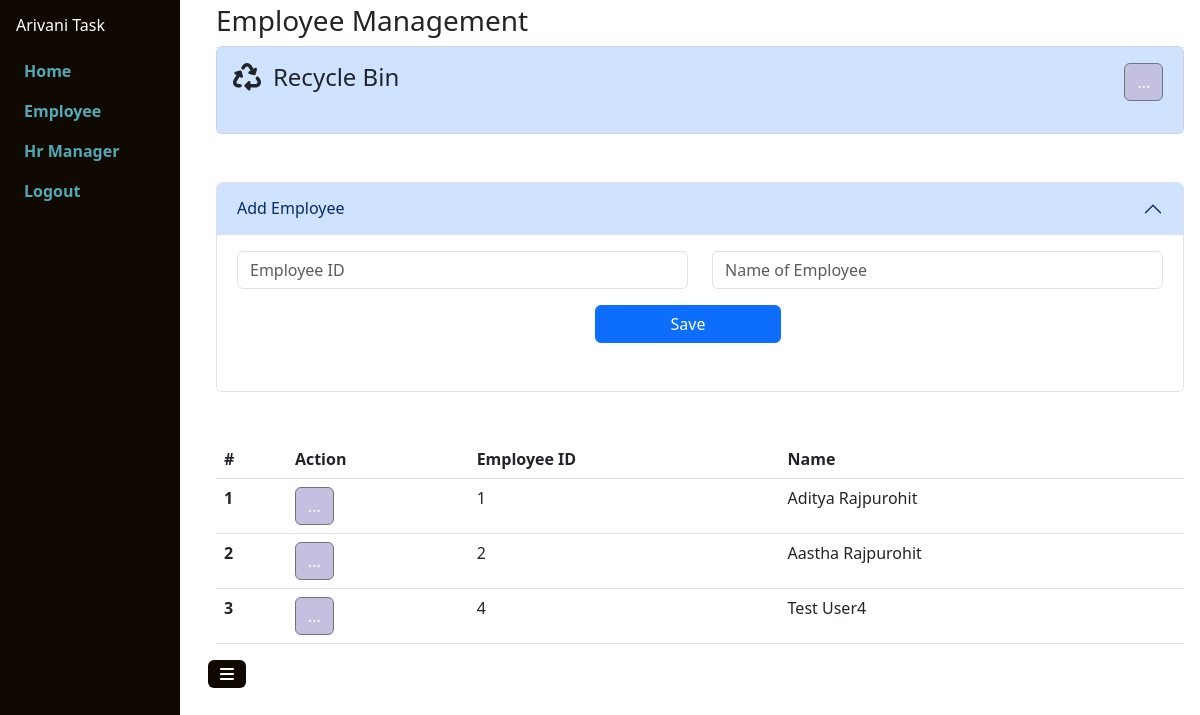
The page /employee/employeePage/ (signed in) on the database as committed earlier.
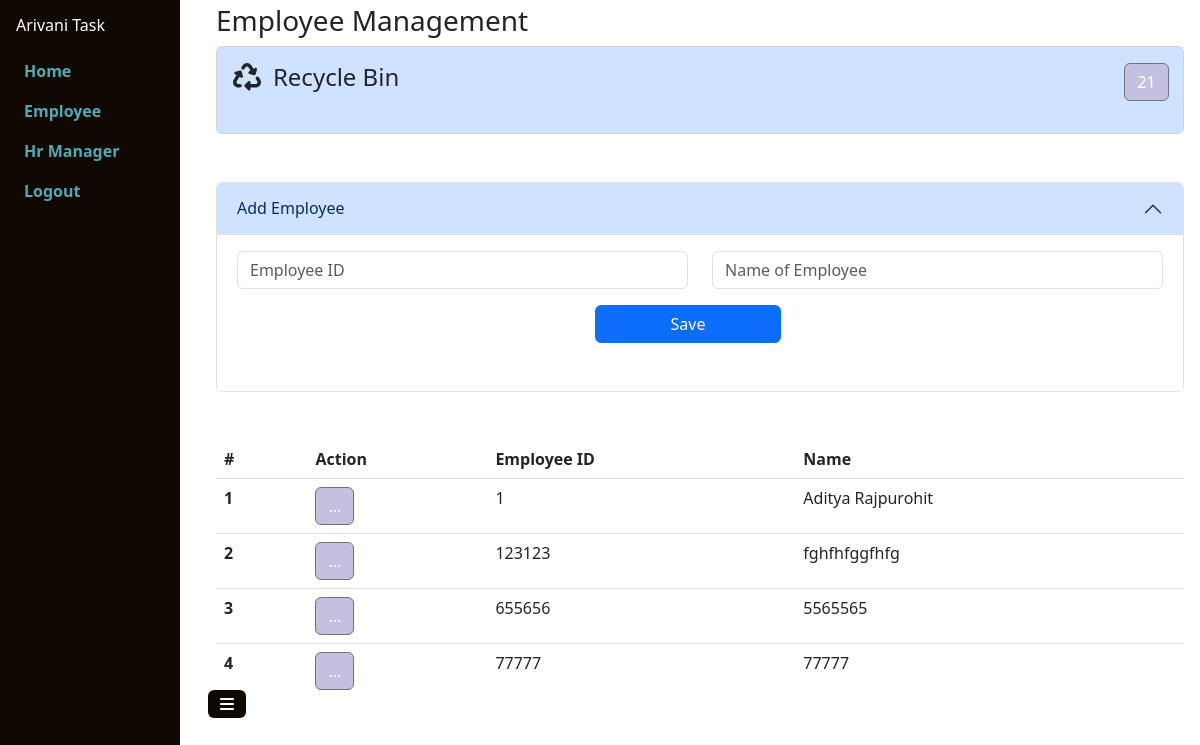
The same page on the database as committed later.
### employee/models.py (models this page shows, shortened)
class Employee(models.Model):
    employeeID=models.IntegerField()
    name=models.CharField(max_length=70)
    is_deleted=models.BooleanField(default=0)
    created_by=models.ForeignKey(User, on_delete=models.CASCADE,related_name="created_employee",null=True)
    updated_by=models.ForeignKey(User, on_delete=models.CASCADE,related_name="updated_employee",null=True)
    created_at=models.DateTimeField(auto_now_add=True,null=True)
    updated_at = models.DateTimeField(null=True)
    deleted_at = models.DateTimeField(null=True)
    deleted_by = models.ForeignKey(User, on_delete=models.CASCADE,related_name="deleted_employee",null=True)
    restored_at = models.DateTimeField(null=True)
    restored_by = models.ForeignKey(User, on_delete=models.CASCADE,related_name="restored_employee",null=True)
    status = models.BooleanField(default=True)

### employee/views.py (the view)
# urls.py: path("employeePage/",employeePage,name="employeePage"),
def employeePage(request):
    if request.user.is_authenticated:
        logged_in_user=request.user.id
        if request.method == 'GET':  # Corrected method check
            employees = Employee.objects.all().filter(is_deleted=0,created_by=logged_in_user)
            employees_deleted = Employee.objects.all().filter(is_deleted=1,created_by=logged_in_user).count()
            data = {
                'employees': employees,
                'employees_deleted':employees_deleted
                }
            return render(request, 'Employee/employee.html', data)
    else:
        return redirect("loginUserPage")

### templates/Employee/employee.html (shortened to what the changed rows need)
{% extends "base/base.html" %}
{% load static %}
{% block content %}
<link href="{% static 'css/employee/employee.css' %}" rel="stylesheet"/>
<div class="container">
  <div class="card">
    <div class="card-body" style="background:#CFE2FF;">
      <div class="row">
        <div class="col-sm-5">
          <div class="row">
            <div class="col-sm-2">
              <form action="{% url 'recycleBinPage_emp' %}" method="GET">
                <button class="btn btn-secondary " style="background:#c4c1e0" type="submit" aria-expanded="false">
                  {% if employees_deleted %}
                  {{employees_deleted}}
                  {% else %}
                  ...
                  {% endif %}
                </button>
              </form>
            </div>
          </div>
        </div>
      </div>
    </div>
  </div>
    <div class="row mt-5">
        <div class="accordion" id="accordionExample">
            <div class="accordion-item">
              <h2 class="accordion-header" id="headingOne">
                <button class="accordion-button" id="acc_title" type="button" data-bs-toggle="collapse" data-bs-target="#collapseOne" aria-expanded="true" aria-controls="collapseOne">
                  {% if update %}
                  Update Employee
                  {% else %}
                  Add Employee
                  {% endif %}
                </button>
              </h2>
            </div>
        </div>
    </div>
    <div class="row mt-5">
        {% if employees %}
        <div class="table-responsive scrollable-table">
          <table class="table">
            <thead>
              <tr>
                <th scope="col">#</th>
                <th scope="col">Action</th>
                <th scope="col">Employee ID</th>
                <th scope="col">Name</th>
              </tr>
            </thead>
            <tbody id="table_data">
                {% for item in employees %}
                <tr>
                    <th scope="row">{{forloop.counter}}</th>
                    <td>
                        <div class="dropdown">
                            <button class="btn btn-secondary " style="background:#c4c1e0" type="button" data-bs-toggle="dropdown" aria-expanded="false">
                              ...
                            </button>
                          </div>
                    </td>
                    <td>{{ item.employeeID }}</td>
                    <td>{{ item.name }}</td>
                </tr>
                {% endfor %}
            </tbody>
          </table>
        </div>
          {% else %}
          <div class="card mb-2">
            <div class="card-body">
              <h3>No Data Found</h3>
            </div>
          </div>
          {% endif %}
    </div>
</div>
{% endblock content %}

Rows that differ between the two databases and show on the page:
no longer on this page (row edited): Employee: employeeID "2", name "Aastha Rajpurohit"
no longer on this page (row edited): Employee: employeeID "4", name "Test User4"
added Employee: employeeID "123123", name "fghfhfggfhfg"
added Employee: employeeID "655656", name "5565565"
added Employee: employeeID "77777", name "77777"
Other text that changed with them:
{{ employees_deleted }}: (not shown) → "21"
